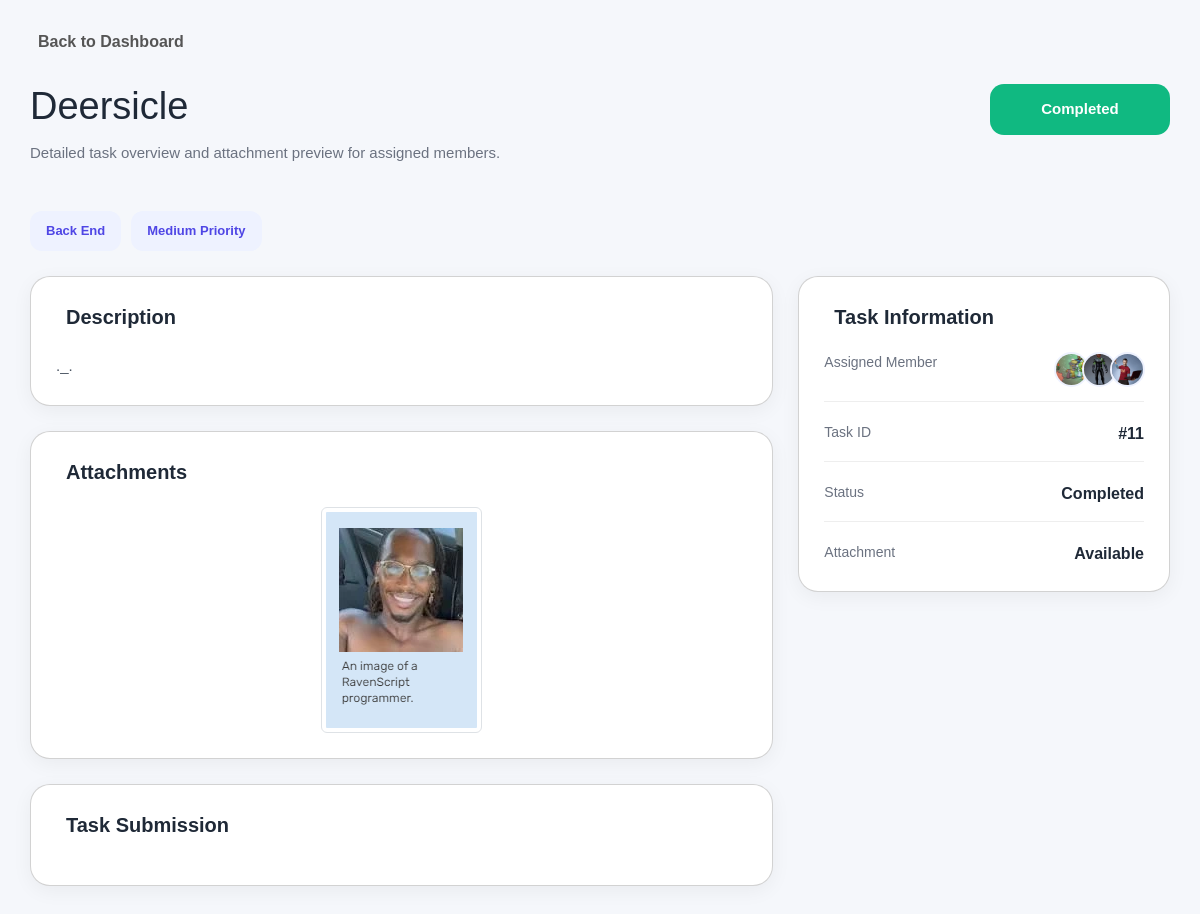
Page /pages/tasks/task.view.php?id=11 on the earlier database version.
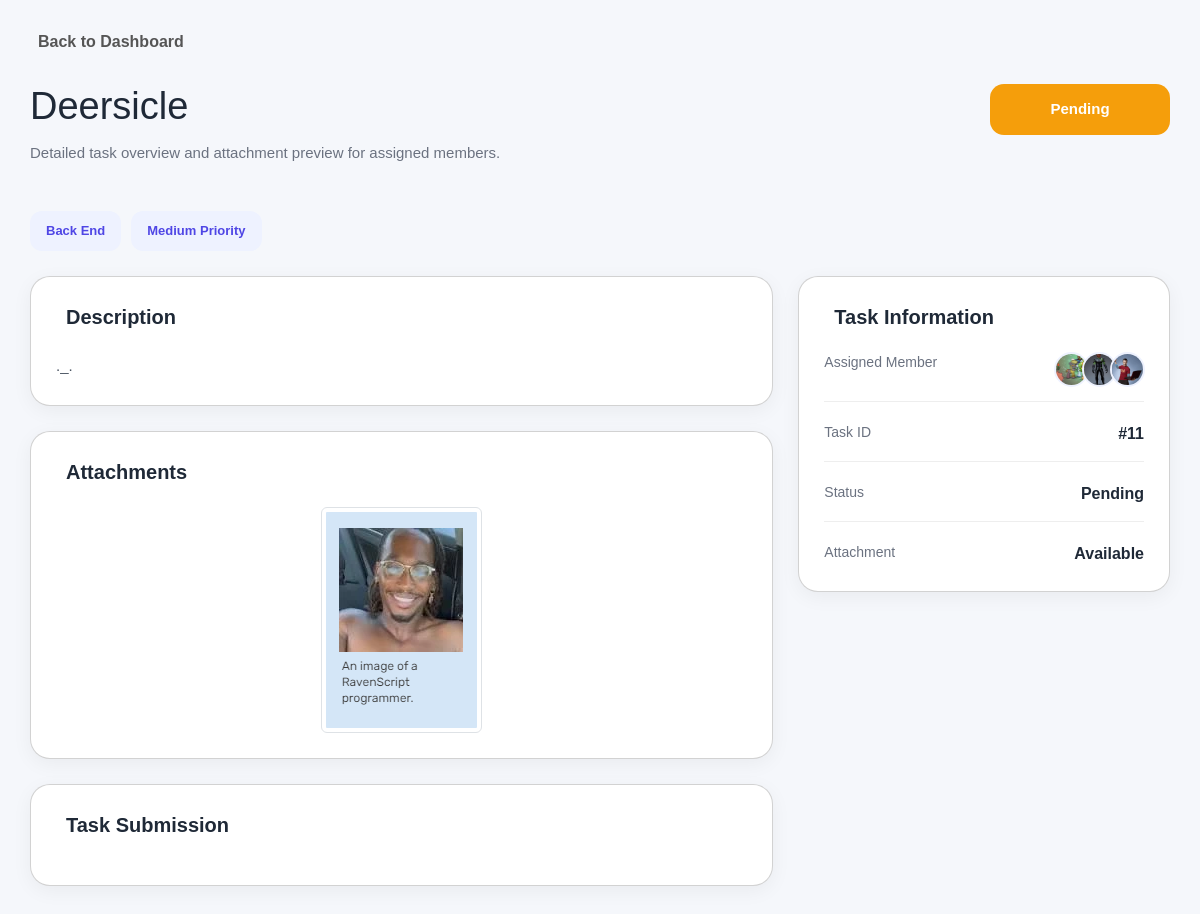
Same page on the later database version.
### tables this page shows
CREATE TABLE `tasks_tbl` (
  `task_id` int(11) NOT NULL AUTO_INCREMENT,
  `task_name` varchar(100) NOT NULL,
  `task_description` varchar(100) NOT NULL,
  `task_status` int(11) NOT NULL DEFAULT 1,
  `task_attachment` varchar(255) DEFAULT NULL,
  `task_submit` varchar(255) DEFAULT NULL,
  `submission_text` text DEFAULT NULL,
  `submitted_by` varchar(255) DEFAULT '',
  `submitted_at` datetime DEFAULT NULL,
  PRIMARY KEY (`task_id`)
);

### pages/tasks/task.view.php (the view, shortened to what the changed rows need)
<?php
require_once "../../includes/conn.php";
include_once "../../includes/utils/file.utils.php";
$task_id = mysqli_real_escape_string($conn, $_GET['id']);
$query = mysqli_query($conn, "
    SELECT tasks_tbl.*
    FROM tasks_tbl
    WHERE task_id = '$task_id'
");
$task = mysqli_fetch_assoc($query);
switch ($task['task_status']) {
    case 1:
        $statusText = "Pending";
        $statusClass = "pending";
        break;
    case 3:
        $statusText = "Completed";
        $statusClass = "done";
        break;
}
?>
<!DOCTYPE html>
<html lang="en">
<head>
    <link rel="stylesheet" href="../../assets/css/bootstrap.min.css" />
    <link rel="stylesheet"
        href="https://cdnjs.cloudflare.com/ajax/libs/line-awesome/1.3.0/line-awesome/css/line-awesome.min.css">
</head>
<body>
    <div class="wrapper">
        <div class="header">
            <div class="title-area">
                <h1><?php echo htmlspecialchars($task['task_name']); ?></h1>
                <p>Detailed task overview and attachment preview for assigned members.</p>
            </div>
            <div class="status-badge <?php echo $statusClass; ?>">
                <?php echo $statusText; ?>
            </div>
        </div>
        <div class="content-grid">
            <div>
                <div class="card" id="task-submission">
                    <div class="card-title">
                        <i class="las la-file-alt"></i> Description
                    </div>
                    <div class="description">
                        <?php echo nl2br(htmlspecialchars($task['task_description'])); ?>
                    </div>
                </div>
                <div class="card">
                    <div class="card-title">
                        <i class="las la-paperclip"></i> Attachments
                    </div>
                    <?php echo preview_file($task['task_attachment'], '/task_management/uploads/attachments/'); ?>
                </div>
            </div>
            <div>
                <div class="card">
                    <div class="info-list">
                        <div class="info-item">
                            <div class="info-label">Task ID</div>
                            <div class="info-value">#<?php echo $task['task_id']; ?></div>
                        </div>
                        <div class="info-item">
                            <div class="info-label">Status</div>
                            <div class="info-value"><?php echo $statusText; ?></div>
                        </div>
                    </div>
                </div>
            </div>
        </div>
    </div>
</body>
</html>

### includes/utils/file.utils.php (shortened to what the changed rows need)
<?php
function preview_file($file, $folder_path) {
        ?>
        <?php
    $allowed_img_files = [
        'jpg',
        'jpeg',
        'png',
        'gif'
    ];
    $allowed_files = [
        'pdf',
        'doc',
        'docx',
        'xls',
        'xlsx'
    ];
    $file_path = $folder_path . $file;
    $extension = strtolower(pathinfo($file, PATHINFO_EXTENSION));
    if (in_array($extension, $allowed_img_files) || in_array($extension, $allowed_files)) {
        if (in_array($extension, $allowed_img_files)) {
            ?>
            <img class="img-thumbnail mx-auto d-block" src="<?php echo $file_path; ?>" style="height: 50%; width 50%;">
            <?php
        } else if (in_array($extension, $allowed_files)) {
            ?>
            <a href="<?php echo $file_path; ?>" target="_blank"
                class="btn btn-success">
                View Attachment
            </a>
            <?php
        }
    }
}
?>

Differences in the rows shown:
changed tasks_tbl "Deersicle": task_status "Completed" → "Pending"
